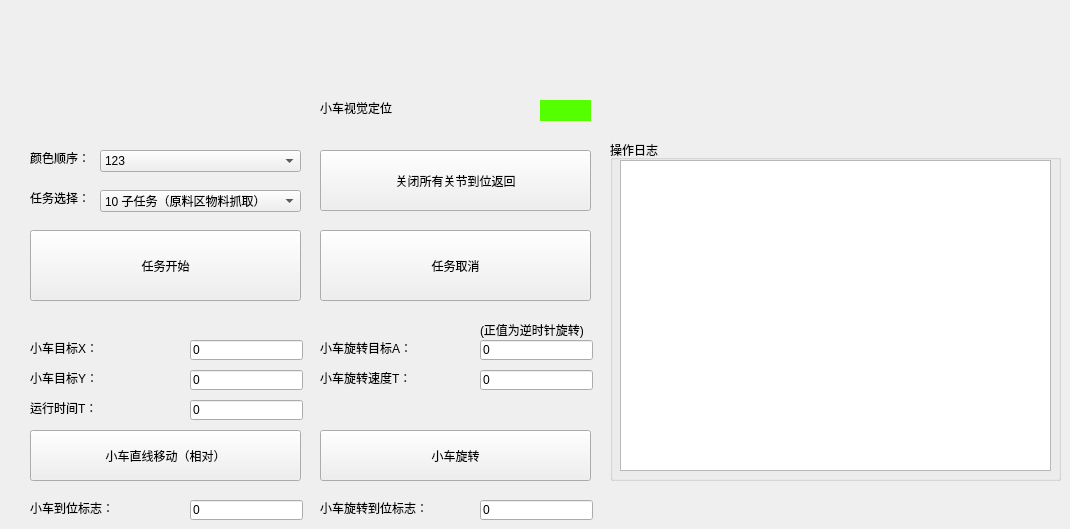
          <widget class="QWidget" name="tab_3">
           <property name="autoFillBackground">
            <bool>true</bool>
           </property>
           <attribute name="title">
            <string>任务界面</string>
           </attribute>
           <widget class="QLabel" name="label_61">
            <property name="geometry">
             <rect>
              <x>30</x>
              <y>190</y>
              <width>61</width>
              <height>16</height>
             </rect>
            </property>
            <property name="text">
             <string>任务选择：</string>
            </property>
           </widget>
           <widget class="QComboBox" name="cBox_subTaskNum">
            <property name="geometry">
             <rect>
              <x>100</x>
              <y>190</y>
              <width>201</width>
              <height>22</height>
             </rect>
            </property>
            <item>
             <property name="text">
              <string>10 子任务（原料区物料抓取）</string>
             </property>
            </item>
            <item>
             <property name="text">
              <string>20 子任务（粗加工区放置抓取）</string>
             </property>
            </item>
            <item>
             <property name="text">
              <string>31 子任务（暂存区放置）</string>
             </property>
            </item>
            <item>
             <property name="text">
              <string>32 子任务（暂存区码垛粗定位）</string>
             </property>
            </item>
            <item>
             <property name="text">
              <string>33 子任务（暂存区码垛精定位）</string>
             </property>
            </item>
           </widget>
           <widget class="QComboBox" name="cBox_colorOrder">
            <property name="geometry">
             <rect>
              <x>100</x>
              <y>150</y>
              <width>201</width>
              <height>22</height>
             </rect>
            </property>
            <item>
             <property name="text">
              <string>123</string>
             </property>
            </item>
            <item>
             <property name="text">
              <string>132</string>
             </property>
            </item>
            <item>
             <property name="text">
              <string>213</string>
             </property>
            </item>
            <item>
             <property name="text">
              <string>231</string>
             </property>
            </item>
            <item>
             <property name="text">
              <string>312</string>
             </property>
            </item>
            <item>
             <property name="text">
              <string>321</string>
             </property>
            </item>
           </widget>
           <widget class="QLabel" name="label_62">
            <property name="geometry">
             <rect>
              <x>30</x>
              <y>150</y>
              <width>61</width>
              <height>16</height>
             </rect>
            </property>
            <property name="text">
             <string>颜色顺序：</string>
            </property>
           </widget>
           <widget class="QPushButton" name="btn_taskStart">
            <property name="geometry">
             <rect>
              <x>30</x>
              <y>230</y>
              <width>271</width>
              <height>71</height>
             </rect>
            </property>
            <property name="text">
             <string>任务开始</string>
            </property>
           </widget>
           <widget class="QPushButton" name="btn_cancelReached">
            <property name="geometry">
             <rect>
              <x>320</x>
              <y>150</y>
              <width>271</width>
              <height>61</height>
             </rect>
            </property>
            <property name="text">
             <string>关闭所有关节到位返回</string>
            </property>
           </widget>
           <widget class="QPushButton" name="btn_taskCancel">
            <property name="geometry">
             <rect>
              <x>320</x>
              <y>230</y>
              <width>271</width>
              <height>71</height>
             </rect>
            </property>
            <property name="text">
             <string>任务取消</string>
            </property>
           </widget>
           <widget class="QLabel" name="label_63">
            <property name="geometry">
             <rect>
              <x>30</x>
              <y>340</y>
              <width>71</width>
              <height>16</height>
             </rect>
            </property>
            <property name="text">
             <string>小车目标X：</string>
            </property>
           </widget>
           <widget class="QLineEdit" name="entry_carRelX">
            <property name="geometry">
             <rect>
              <x>190</x>
              <y>340</y>
              <width>113</width>
              <height>20</height>
             </rect>
            </property>
            <property name="text">
             <string>0</string>
            </property>
           </widget>
           <widget class="QLineEdit" name="entry_carRelY">
            <property name="geometry">
             <rect>
              <x>190</x>
              <y>370</y>
              <width>113</width>
              <height>20</height>
             </rect>
            </property>
            <property name="text">
             <string>0</string>
            </property>
           </widget>
           <widget class="QLabel" name="label_64">
            <property name="geometry">
             <rect>
              <x>30</x>
              <y>370</y>
              <width>71</width>
              <height>16</height>
             </rect>
            </property>
            <property name="text">
             <string>小车目标Y：</string>
            </property>
           </widget>
           <widget class="QLineEdit" name="entry_carRelT">
            <property name="geometry">
             <rect>
              <x>190</x>
              <y>400</y>
              <width>113</width>
              <height>20</height>
             </rect>
            </property>
            <property name="text">
             <string>0</string>
            </property>
           </widget>
           <widget class="QLabel" name="label_65">
            <property name="geometry">
             <rect>
              <x>30</x>
              <y>400</y>
              <width>71</width>
              <height>16</height>
             </rect>
            </property>
            <property name="text">
             <string>运行时间T：</string>
            </property>
           </widget>
           <widget class="QPushButton" name="btn_carRelMove">
            <property name="geometry">
             <rect>
              <x>30</x>
              <y>430</y>
              <width>271</width>
              <height>51</height>
             </rect>
            </property>
            <property name="text">
             <string>小车直线移动（相对）</string>
            </property>
           </widget>
           <widget class="QLineEdit" name="entryR_isCarReached">
            <property name="geometry">
             <rect>
              <x>190</x>
              <y>500</y>
              <width>113</width>
              <height>20</height>
             </rect>
            </property>
            <property name="text">
             <string>0</string>
            </property>
            <property name="readOnly">
             <bool>true</bool>
            </property>
           </widget>
           <widget class="QLabel" name="label_66">
            <property name="geometry">
             <rect>
              <x>30</x>
              <y>500</y>
              <width>91</width>
              <height>16</height>
             </rect>
            </property>
            <property name="text">
             <string>小车到位标志：</string>
            </property>
           </widget>
           <widget class="QLabel" name="label_67">
            <property name="geometry">
             <rect>
              <x>320</x>
              <y>100</y>
              <width>81</width>
              <height>16</height>
             </rect>
            </property>
            <property name="text">
             <string>小车视觉定位</string>
            </property>
           </widget>
           <widget class="QSwitchButton" name="sw_carPosFix" native="true">
            <property name="geometry">
             <rect>
              <x>540</x>
              <y>100</y>
              <width>51</width>
              <height>21</height>
             </rect>
            </property>
            <property name="styleSheet">
             <string notr="true">background-color: rgb(85, 255, 0);</string>
            </property>
           </widget>
           <widget class="QGroupBox" name="groupBox_12">
            <property name="geometry">
             <rect>
              <x>610</x>
              <y>140</y>
              <width>451</width>
              <height>341</height>
             </rect>
            </property>
            <property name="title">
             <string>操作日志</string>
            </property>
            <widget class="QTextBrowser" name="logText_3">
             <property name="geometry">
              <rect>
               <x>10</x>
               <y>20</y>
               <width>431</width>
               <height>311</height>
              </rect>
             </property>
            </widget>
           </widget>
           <widget class="QLineEdit" name="entry_carRotateA">
            <property name="geometry">
             <rect>
              <x>480</x>
              <y>340</y>
              <width>113</width>
              <height>20</height>
             </rect>
            </property>
            <property name="text">
             <string>0</string>
            </property>
           </widget>
           <widget class="QLabel" name="label_68">
            <property name="geometry">
             <rect>
              <x>320</x>
              <y>370</y>
              <width>141</width>
              <height>16</height>
             </rect>
            </property>
            <property name="text">
             <string>小车旋转速度T：</string>
            </property>
           </widget>
           <widget class="QLineEdit" name="entry_carRotateS">
            <property name="geometry">
             <rect>
              <x>480</x>
              <y>370</y>
              <width>113</width>
              <height>20</height>
             </rect>
            </property>
            <property name="text">
             <string>0</string>
            </property>
           </widget>
           <widget class="QLabel" name="label_69">
            <property name="geometry">
             <rect>
              <x>320</x>
              <y>340</y>
              <width>131</width>
              <height>16</height>
             </rect>
            </property>
            <property name="text">
             <string>小车旋转目标A：</string>
            </property>
           </widget>
           <widget class="QLabel" name="label_16">
            <property name="geometry">
             <rect>
              <x>480</x>
              <y>320</y>
              <width>111</width>
              <height>20</height>
             </rect>
            </property>
            <property name="text">
             <string>(正值为逆时针旋转)</string>
            </property>
           </widget>
           <widget class="QPushButton" name="btn_carRotate">
            <property name="geometry">
             <rect>
              <x>320</x>
              <y>430</y>
              <width>271</width>
              <height>51</height>
             </rect>
            </property>
            <property name="text">
             <string>小车旋转</string>
            </property>
           </widget>
           <widget class="QLineEdit" name="entryR_isCarRotateReached">
            <property name="geometry">
             <rect>
              <x>480</x>
              <y>500</y>
              <width>113</width>
              <height>20</height>
             </rect>
            </property>
            <property name="text">
             <string>0</string>
            </property>
            <property name="readOnly">
             <bool>true</bool>
            </property>
           </widget>
           <widget class="QLabel" name="label_70">
            <property name="geometry">
             <rect>
              <x>320</x>
              <y>500</y>
              <width>131</width>
              <height>16</height>
             </rect>
            </property>
            <property name="text">
             <string>小车旋转到位标志：</string>
            </property>
           </widget>
          </widget>
